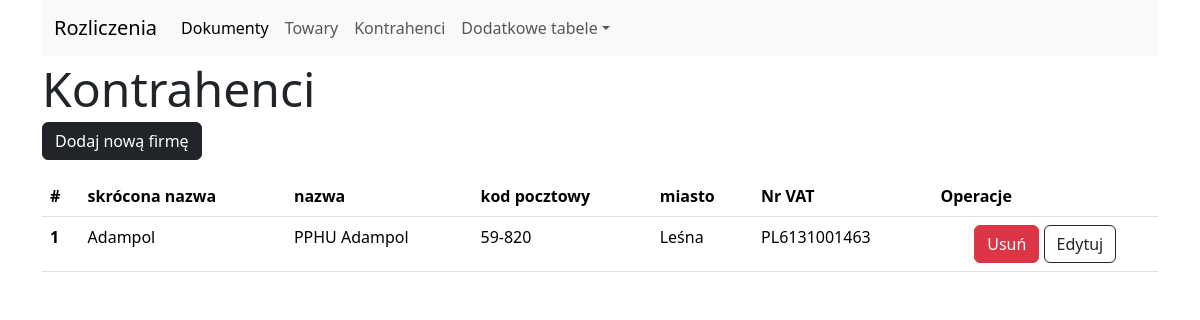
Page /companies/list on the earlier database version.
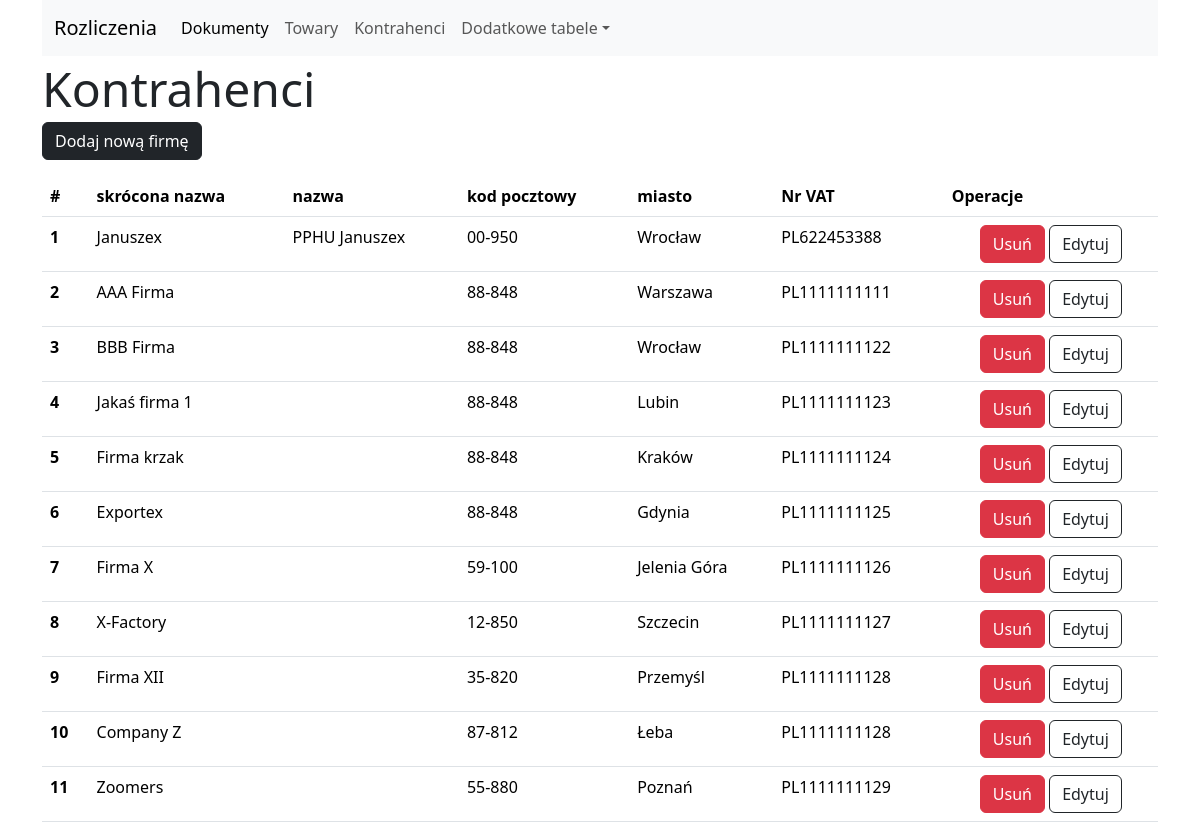
Same page on the later database version.
### tables this page shows
CREATE TABLE companies (
	id INTEGER NOT NULL, 
	short_name VARCHAR(15) NOT NULL, 
	name VARCHAR, 
	name_cont VARCHAR, 
	street VARCHAR(35), 
	postal_code VARCHAR(7), 
	"VAT_number" VARCHAR(15), 
	city VARCHAR(25), 
	PRIMARY KEY (id)
);

### blueprints/companies_bp.py (the view)
@companies_blueprint.route('/companies/list')
def list_tax_rates():
    request_params = request.args.to_dict()
    if request_params and request_params.get('mode') == 'remove':
        id_elem = request_params.get('id_elem')
        if id_elem:
            db.remove_company(int(id_elem))
            return redirect('/companies/list')
    list_data = db.show_all_companies()
    return render_template('custom_forms/companies.html', list_data=list_data, settings=settings, page_state='list')

### db_cms/db_cms_core.py (called while the page is built)
    def __show_all_elements(self, table):
        selected = select([table])
        with self.__engine__.connect() as conn:
            return conn.execute(selected).all()

    def show_all_companies(self):
        return self.__show_all_elements(self.companies)

### templates/custom_forms/companies.html (shortened to what this page needs)
{% extends "simple_forms/base.html" %}
{% from 'bootstrap5/form.html' import render_field %}
    {% block element_list %}
    {% if page_state == 'list': %}
        <a href="/companies/new" class="btn btn-dark">{{settings['button_name']}}</a>
    {% endif %}
    {% if list_data: %}
    <table class="table my-3">
        <thead>
        <tr>
            <th scope="col">#</th>
            {% for column_title in settings['table_headers']: %}
            <th scope="col">{{column_title}}</th>
            {% endfor%}
            <th scope="col">Operacje</th>
        </tr>
        </thead>
        <tbody>
        {% for row in list_data: %}
        <tr>
            <th scope="row">{{loop.index}}</th>
            <td>{{row['short_name']}}</td>
            <td>{{row['name']}}</td>
            <td>{{row['postal_code']}}</td>
            <td>{{row['city']}}</td>
            <td>{{row['VAT_number']}}</td>
            <td class="text-center">
                <button class="btn btn-danger remove-button" data-bs-toggle="modal" data-bs-target="#deleteElementModal"
                        data-id="{{row['id']}}"  data-name="{{row['short_name']}}">Usuń
                </button>
                <a class="btn border-1 border-dark" href="{{'/companies/edit/' ~ row['id']}}">Edytuj</a>
            </td>
        </tr>
        {% endfor %}
        </tbody>
    </table>
    {% endif %}
    {% endblock %}

### templates/simple_forms/base.html (shortened to what this page needs)
<!doctype html>
<html lang="en">
<head>
    {{ bootstrap.load_css() }}
</head>
<body>
<div class="container">
    <nav class="navbar navbar-expand-lg navbar-light bg-light">
        <div class="container-fluid">
            <a class="navbar-brand" href="#">Rozliczenia</a>
            <div class="collapse navbar-collapse" id="navbarSupportedContent">
                <ul class="navbar-nav me-auto mb-2 mb-lg-0">
                    <li class="nav-item">
                        <a class="nav-link active" href="/documents/list">Dokumenty</a>
                    </li>
                    <li class="nav-item">
                        <a class="nav-link" href="/items/list">Towary</a>
                    </li>
                    <li class="nav-item">
                        <a class="nav-link" href="/companies/list">Kontrahenci</a>
                    </li>
                    <li class="nav-item dropdown">
                        <a class="nav-link dropdown-toggle" data-bs-toggle="dropdown" href="#" role="button" aria-expanded="false">Dodatkowe tabele</a>
                    </li>
                </ul>
            </div>
        </div>
    </nav>
</div>
<header class="container">
    <h1 class="display-5 my-1">{{settings['title']}}</h1>
</header>
<div class="container">
    {% block element_list %} Add lists here <br/> {% endblock %}
</div>
</body>
</html>

Differences in the rows shown:
changed companies: short_name "Adampol" → "Januszex"; name "PPHU Adampol" → "PPHU Januszex"; postal_code "59-820" → "00-950"; city "Leśna" → "Wrocław"; VAT_number "PL6131001463" → "PL622453388"
added companies: short_name "AAA Firma", postal_code "88-848", city "Warszawa", VAT_number "PL1111111111"
added companies: short_name "BBB Firma", postal_code "88-848", city "Wrocław", VAT_number "PL1111111122"
added companies: short_name "Jakaś firma 1", postal_code "88-848", city "Lubin", VAT_number "PL1111111123"
added companies: short_name "Firma krzak", postal_code "88-848", city "Kraków", VAT_number "PL1111111124"
added companies: short_name "Exportex", postal_code "88-848", city "Gdynia", VAT_number "PL1111111125"
added companies: short_name "Firma X", postal_code "59-100", city "Jelenia Góra", VAT_number "PL1111111126"
added companies: short_name "X-Factory", postal_code "12-850", city "Szczecin", VAT_number "PL1111111127"
added companies: short_name "Firma XII", postal_code "35-820", city "Przemyśl", VAT_number "PL1111111128"
added companies: short_name "Company Z", postal_code "87-812", city "Łeba", VAT_number "PL1111111128"
added companies: short_name "Zoomers", postal_code "55-880", city "Poznań", VAT_number "PL1111111129"
